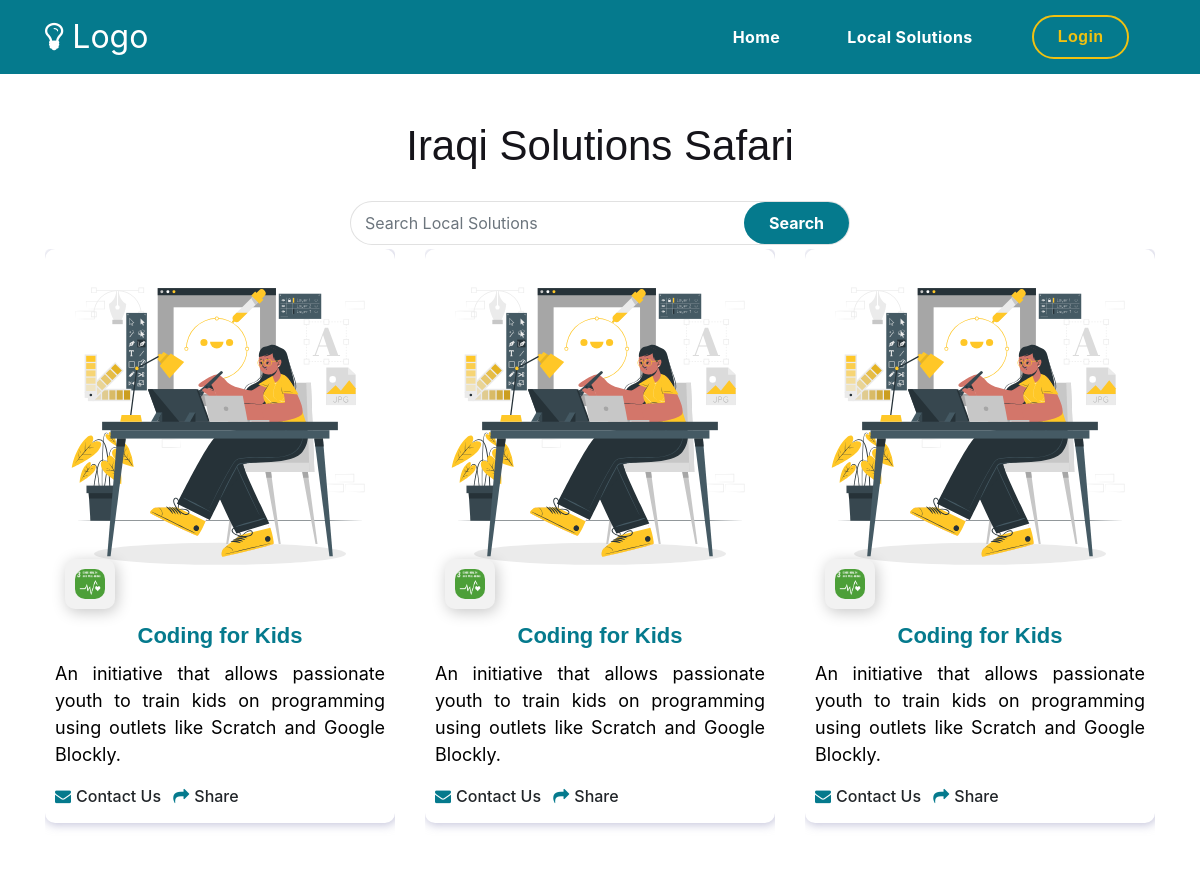
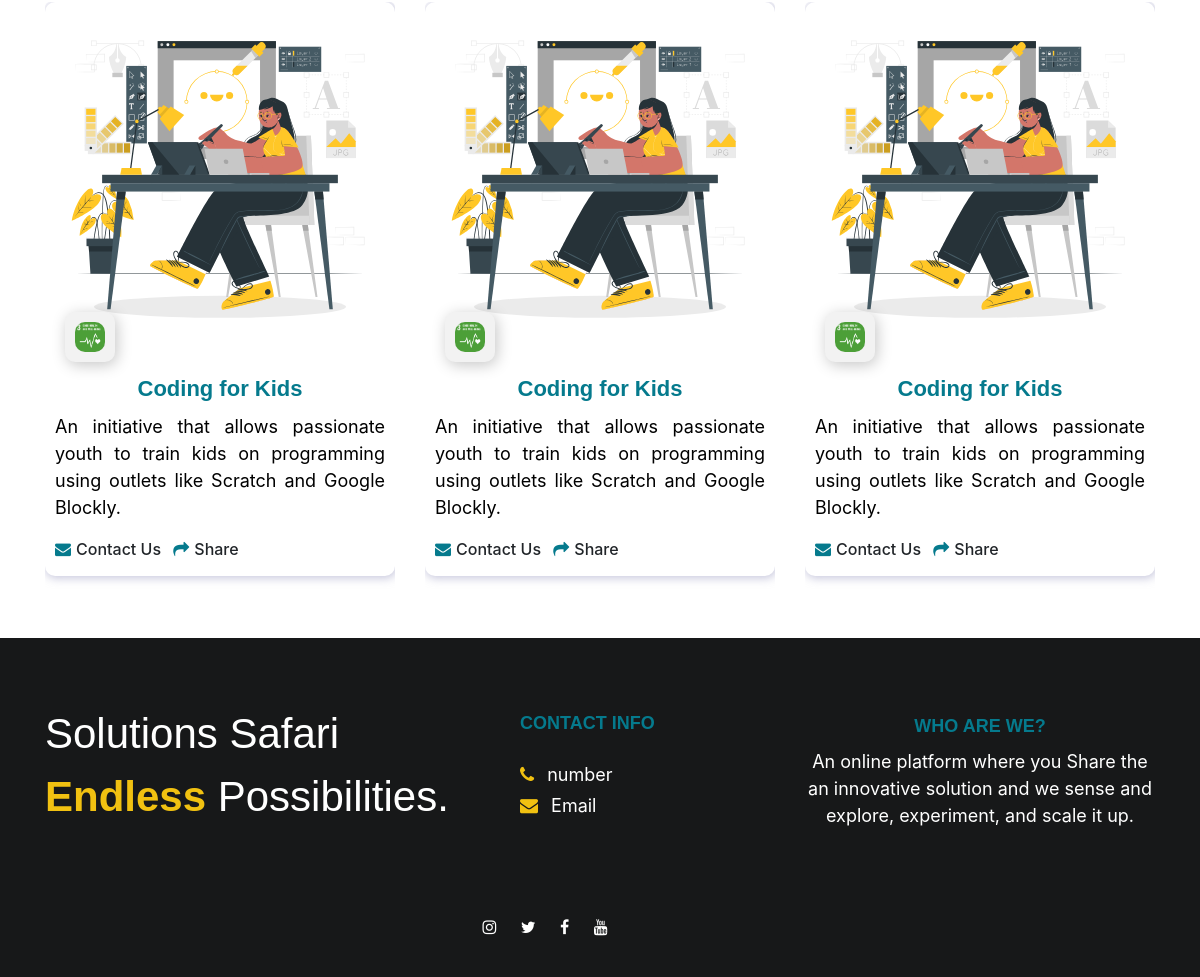
The page /miscprojects on the database its author committed (2 pictures, top to bottom).
### tables this page shows
CREATE TABLE "Local_solution_details" (
	"local_solution_id"	INTEGER NOT NULL UNIQUE,
	"local_solution_name"	TEXT,
	"owner_name"	TEXT NOT NULL,
	"type_of_the_local_solution"	TEXT NOT NULL,
	"province_of_the_local_solution"	TEXT NOT NULL,
	"date_of_finding_the_local_solution"	TEXT NOT NULL,
	"stage_of_the_local_solution"	TEXT NOT NULL,
	"institution"	TEXT NOT NULL,
	"phone_number"	NUMERIC NOT NULL,
	"email"	TEXT NOT NULL,
	"working_area_of_the_local_solution"	TEXT NOT NULL,
	"institutions_the_solution_is_implemented_at"	TEXT NOT NULL,
	"current_partners_of_the_solution"	TEXT NOT NULL,
	"local_solution_description"	TEXT NOT NULL,
	"local_solution_requirements"	TEXT NOT NULL,
	"social_media_links"	TEXT NOT NULL,
	"image_of_local_solution"	TEXT NOT NULL,
	PRIMARY KEY("local_solution_id" AUTOINCREMENT)
);

### app.py (the view)
@app.route("/miscprojects", methods=["GET", "POST"])
def miscprojects():
    if request.method == "POST":
        search_box = request.form.get("search")
        roster = db.execute("SELECT * FROM Local_solution_details WHERE type_of_the_local_solution='miscellaneous' AND local_solution_name LIKE ?", "%" + search_box + "%")
        return render_template("misc.html", roster=roster)
    roster = db.execute("SELECT * FROM Local_solution_details WHERE type_of_the_local_solution='miscellaneous'")
    return render_template("misc.html", roster=roster)

### templates/misc.html (shortened to what this page needs)
<!DOCTYPE html>
<html lang="en">
<head>
     <link rel="stylesheet" href="../static/css/bootstrap.min.css">
     <link rel="stylesheet" href="../static/css/font-awesome.min.css">
     <link rel="stylesheet" href="../static/css/aos.css">
     <link rel="stylesheet" href="../static/css/owl.carousel.min.css">
     <link rel="stylesheet" href="../static/css/owl.theme.default.min.css">
     <link rel="stylesheet" href="../static/style.css">
</head>
<body>
     <nav class="navbar navbar-expand-lg">
      <div class="container">
          <a class="navbar-brand" href="/">
            <i class="fa fa-lightbulb-o" aria-hidden="true"></i>
            Logo
          </a>
          <div class="collapse navbar-collapse" id="navbarNav">
              <ul class="navbar-nav ml-auto">
                  <li class="nav-item">
                      <a href="/" class="nav-link">Home</a>
                  </li>
                  <li class="nav-item">
                    <a data-toggle="dropdown" id="navbarDropdownMenuLink" href="solutions.html" class="nav-link">Local Solutions
                      </a>
                  </li>
                    {% if session.email %}
                  <li class="nav-item">
                    <a href="/logout" class="nav-link contact">Logout</a>
                  </li>
                  {% else %}
                  <li class="nav-item">
                    <a href="/login" class="nav-link contact">Login</a>
                  </li>
                  {% endif %}
              </ul>
          </div>
      </div>
  </nav>
      <div class="wrapper">
       <div class="search-header">
       <div class="filter-subnav">
       </div>
     </div>
     <section class="blog section-padding">
      <div class="container">
           <div class="row">
                <div class="col-lg-12 col-12 py-0 mt-0 mb-1 text-center">
                  <h1 class="mb-4 mt-0" data-aos="fade-up">Iraqi Solutions Safari </h1>
                  {% if session.admin %}
                <div class="col-lg-12" data-aos="fade-up" data-aos-delay="100">
                  <div class="row">
                      <div class="col-lg-6 col-md-6 col-sm-12 p-0">
                          <input type="text" class="form-control search-slt" id="exampleFormControlSelect1" placeholder="Type A Solution's Name">
                      </div>
                  <div class="col-lg-6 col-md-6 col-sm-12 p-0">
                    <div class="row">
                      <div class="col-lg-3 col-md-3 col-sm-12 p-0">
                        <select class="form-control search-slt" id="exampleFormControlSelect2">
                          <option placeholder="">Stage</option>
                          <option>Sensing and Exploring</option>
                          <option>Experimenting</option>
                          <option>Scaling Up</option>
                          <option>Done</option>
                        </select>
                      </div>
                    <div class="col-lg-3 col-md-3 col-sm-12 p-0">
                      <select class="form-control search-slt" id="exampleFormControlSelect3">
                        <option placeholder="">Province</option>
                        <option value="Province">Baghdad</option>
                        <option value="Province">Anbar</option>
                        <option value="Province">Babil</option>
                        <option value="Province">Basrah</option>
                        <option value="Province">Dahuk</option>
                        <option value="Province">Dhi Qar</option>
                        <option value="Province">Diyala</option>
                        <option value="Province">Erbil</option>
                        <option value="Province">Halabja</option>
                        <option value="Province">Karbala'</option>
                        <option value="province">Kirkuk</option>
                        <option value="province">Maysan</option>
                        <option value="province">Muthanna</option>
                        <option value="province">Najaf</option>
                        <option value="province">Ninawa</option>
                        <option value="province">Qadisiyah</option>
                        <option value="province">Salah ad-Din	</option>
                        <option value="province">Wasit</option>
                      </select>
                    </div>
                      <div class="col-lg-3 col-md-3 col-sm-12 p-0">
                          <select class="form-control search-slt" id="exampleFormControlSelect4">
                            <option placeholder="">SDGs</option>
                            <option>1: No poverty</option>
                            <option>2: Zero hunger</option>
                            <option>3: Good health and well-being</option>
                            <option>4: Quality education</option>
                            <option>5: Gender equality</option>
                            <option>6: Clean water and sanitation</option>
                            <option>7: Affordable and clean energy</option>
                            <option>8: Decent work and economic growth</option>
                            <option>9: Industry, Innovation, and Infrastructure</option>
                            <option>10: Reducing inequalities</option>
                            <option>11: Sustainable cities and communities</option>
                            <option>12: Responsible consumption and production</option>
                            <option>13: Climate action</option>
                            <option>14: Life below water</option>
                            <option>15: Life on land</option>
                            <option>16: Peace, justice and strong institutions</option>
                            <option>17: Partnership for the goals</option>
                          </select>
                      </div>
                      <div class="col-lg-3 col-md-3 col-sm-12 p-0">
                        <button type="button" class="wrn-btn" >Search</button>
                      </div>
                    </div>
                  </div>
              </div>
          </div>
                  {% else %}
                <form action="/miscprojects" data-aos="fade-up" data-aos-delay="100" method="POST">
                <div class="input-group" id="search-solutions"data-aos="fade-up" data-aos-delay="50">
                <input name="search" type="text" class="form-control" placeholder="Search Local Solutions">
                <div class="input-group-append">
                 <button type="submit" class="input-group-text btn" style="font-weight: bold; ">Search</button>
                </div>
                </div>
              </form>
              {% endif %}
                </div>
                {% for post in roster %}
                <div class="col-lg-4 col-md-4 col-12 mb-4 mt-0">
                  <div class="blog-header" data-aos="fade-up" data-aos-delay="100">
                    <div class="feature-box">
                      <div class="feature-img">
                          <img src={{post["image_of_local_solution"]}} object-fit:cover>
                          <div class="category">
                              <div class="b"><p><img src="../static/images/health.png"></p></div>
                          </div>
                          <div class="details">
                              <h4 class="name" style="font-size: 22px;">{{ post["local_solution_name"] }}</h4>
                              <p>{{ post["local_solution_description"] }}</p>
                                  <div>
                                      <span style="font-weight: 500; margin-right: 8px;" ><i class="fa fa-envelope" aria-hidden="true"></i>Contact Us  </span>
                                      <span style="font-weight: 500;" ><i class="fa fa-share" aria-hidden="true"></i>Share </span>
                                  </div>
                          </div>
                      </div>
                    </div>
                  </div>
                </div>
                {% endfor %}
                             </div>
          </div>
        </div>
     <footer class="site-footer">
      <div class="container">
        <div class="row">
          <div class="col-lg-5 mx-lg-auto col-md-8 col-10 mt-3" >
            <h1 class="text-white" data-aos="fade-up" data-aos-delay="100" >Solutions Safari <strong>Endless</strong> Possibilities.</h1>
          </div>
          <div class="col-lg-3 col-md-6 col-12" data-aos="fade-up" data-aos-delay="100">
            <h4 class="my-4" >CONTACT INFO</h4>
            <p class="mb-1" >
               <i class="fa fa-phone mr-2 footer-icon"></i>
              <a href="#">number</a>
            </p>
            <p><a href="">
                <i class="fa fa-envelope mr-2 footer-icon"></i>
                Email
              </a></p>
          </div>
          <div class="col-lg-4 mx-lg-auto text-center col-md-8 col-12" data-aos="fade-up" data-aos-delay="300" >
            <h4><br>WHO ARE WE?</h4>
            <p><a href="#">
                An online platform where you Share the an innovative solution and we sense and explore, experiment, and scale it up.
           </a></p>
           </div>
          <div class="col-lg-3 mx-lg-auto col-md-6 col-12" data-aos="fade-up" data-aos-delay="500">
            <ul class="social-icon">
              <li><a href="#" class="fa fa-instagram"></a></li>
              <li><a href="" class="fa fa-twitter"></a></li>
              <li><a href="" class="fa fa-facebook"></i></a></li>
              <li><a href="" class="fa fa-youtube"></i></a></li>
            </ul>
          </div>
        </div>
      </div>
    </footer>
</body>
</html>

### static/style.css (style rules this page uses)
body { background: white; font-family: 16px !important; }
h1,h2,h3,h4,h5,h6 { font-family: 'Plain-Regular', sans-serif !important; line-height: inherit; }
h1 { color: #15141a; font-size: 42px; }
h4 { color: #057a8d; font-family: 16px !important; font-size: 18px; font-weight: 600; }
p { color: black; font-size: 18px; line-height: 1.5em; }
b, strong { letter-spacing: 0; color: #f1c111; }
.navbar-expand-lg .navbar-nav .nav-link.contact { border: 2px solid #f1c111; border-radius: 100px; color: #f1c111; font-family: 'Plain-Bold', sans-serif; padding: 0.6em 2em 0.8em 2em; }
* { box-sizing: border-box; }
a { color: #404040; font-weight: normal; text-decoration: none; }
.section-padding { padding: 0.5em 0; }
.navbar { background: #057a8d; z-index: 2; top: 0; right: 0; left: 0; padding: 0ز5em; }
.navbar-brand { color: white; font-size: 32px; }
.nav-link { color: white; font-size: 16px !important; letter-spacing: 0.4px; margin: 0 1.6em; padding: 0.6em; font-weight: bold; }
.navbar-expand-lg .navbar-nav .nav-link.contact { border: 2px solid #f1c111; border-radius: 100px; color: #f1c111; font-family: 'Plain-Bold', sans-serif; padding: 0.5em 1.5em 0.5em 1.5em; }
.search-header { position: relative; display: flex; -ms-flex-direction: column; flex-direction: column; -ms-flex-align: center; align-items: center; }
.filter-subnav { background: #fff; position: relative; padding-top: 16px; padding-left: 20px; padding-right: 20px; }
.blog-header { border-radius: 5px; position: relative; overflow: hidden; }
.blog-header img { border-radius: 5px; display: block; }
.feature-img img { width: 100%; }
.category { width: 50px; height: 50px; background:#F2F2F2; color: white; font-size: large; font-weight: 650; border-radius: 10px; padding: 10px; Box-shadow: 2px 3px 15px #0000003a; position: relative; left: 20px; bottom: 40px; }
.feature-img { position: relative; }
.details { padding-top: 0px; padding-left: 10px; padding-right: 10px; padding-bottom: 15px; text-align: justify; border: 0px; }
.details h4 { font-weight: 600; margin-top: -30px; text-align: center; padding-top: -30px; }
.details .fa { margin-right: 5px; color: #057a8d; }
.feature-box { box-shadow: 1px 1px 10px 1px rgba(161, 161, 196, 0.61); margin-bottom: 30px; border-radius: 10px; cursor: pointer; transition: 1s; }
.feature-box img { border-radius: 10px; }
#search-solutions { margin: auto; width: 90%; max-width: 500px; border-radius: 30px; padding: 0; background: white; border: solid 1px rgba(128, 128, 128, 0.24); }
#search-solutions .form-control { border: 0 ; border-radius: 30px ; margin: 2px; box-shadow: thistle ; }
#search-solutions .input-group-text { background-color: #057a8d; border: 0 ; color: white ; padding: 0 25px; border-radius: 30px ; box-shadow: none; }
.site-footer { background: #171819; padding: 3em 0 2em 0; }
.site-footer a { color: white; }
.site-footer a:hover, .footer-icon { color: #f1c111; }
.social-icon { position: relative; padding: 0; margin: 4em 0 0 0; }
.social-icon li { display: inline-block; list-style: none; }
.social-icon li a { text-decoration: none; display: inline-block; font-size: 16px; margin: 10px; text-align: center; }

### rows shown on the page
Local_solution_details: image_of_local_solution (picture), local_solution_name "Coding for Kids", local_solution_description "An initiative that allows passionate youth to train kids on programming using outlets like Scratch and Google Blockly."
Local_solution_details: image_of_local_solution (picture), local_solution_name "Coding for Kids", local_solution_description "An initiative that allows passionate youth to train kids on programming using outlets like Scratch and Google Blockly."
Local_solution_details: image_of_local_solution (picture), local_solution_name "Coding for Kids", local_solution_description "An initiative that allows passionate youth to train kids on programming using outlets like Scratch and Google Blockly."
Local_solution_details: image_of_local_solution (picture), local_solution_name "Coding for Kids", local_solution_description "An initiative that allows passionate youth to train kids on programming using outlets like Scratch and Google Blockly."
Local_solution_details: image_of_local_solution (picture), local_solution_name "Coding for Kids", local_solution_description "An initiative that allows passionate youth to train kids on programming using outlets like Scratch and Google Blockly."
Local_solution_details: image_of_local_solution (picture), local_solution_name "Coding for Kids", local_solution_description "An initiative that allows passionate youth to train kids on programming using outlets like Scratch and Google Blockly."
